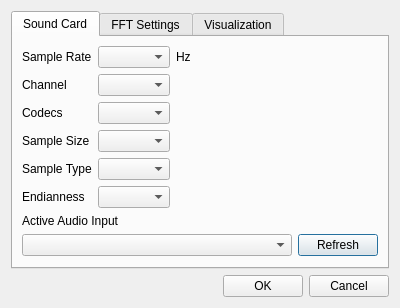
<?xml version="1.0" encoding="UTF-8"?>
<ui version="4.0">
 <class>DialogSettings</class>
 <widget class="QDialog" name="DialogSettings">
  <property name="geometry">
   <rect>
    <x>0</x>
    <y>0</y>
    <width>400</width>
    <height>302</height>
   </rect>
  </property>
  <property name="windowTitle">
   <string>Dialog</string>
  </property>
  <layout class="QVBoxLayout" name="verticalLayout_2">
   <item>
    <widget class="QTabWidget" name="tabWidget">
     <property name="currentIndex">
      <number>0</number>
     </property>
     <widget class="QWidget" name="tab">
      <property name="toolTip">
       <string>Sampling</string>
      </property>
      <attribute name="title">
       <string>Sound Card</string>
      </attribute>
      <layout class="QVBoxLayout" name="verticalLayout">
       <item>
        <layout class="QGridLayout" name="gridLayout">
         <item row="3" column="1">
          <widget class="QComboBox" name="cboSampleSize"/>
         </item>
         <item row="2" column="1">
          <widget class="QComboBox" name="cboCodecs"/>
         </item>
         <item row="0" column="3">
          <spacer name="horizontalSpacer_2">
           <property name="orientation">
            <enum>Qt::Horizontal</enum>
           </property>
           <property name="sizeHint" stdset="0">
            <size>
             <width>66</width>
             <height>20</height>
            </size>
           </property>
          </spacer>
         </item>
         <item row="0" column="1">
          <widget class="QComboBox" name="cboSampleRate"/>
         </item>
         <item row="0" column="2">
          <widget class="QLabel" name="label_4">
           <property name="text">
            <string>Hz</string>
           </property>
          </widget>
         </item>
         <item row="3" column="0">
          <widget class="QLabel" name="label_2">
           <property name="text">
            <string>Sample Size</string>
           </property>
          </widget>
         </item>
         <item row="1" column="0">
          <widget class="QLabel" name="label_11">
           <property name="text">
            <string>Channel</string>
           </property>
          </widget>
         </item>
         <item row="4" column="0">
          <widget class="QLabel" name="label_13">
           <property name="text">
            <string>Sample Type</string>
           </property>
          </widget>
         </item>
         <item row="2" column="0">
          <widget class="QLabel" name="label_12">
           <property name="text">
            <string>Codecs</string>
           </property>
          </widget>
         </item>
         <item row="1" column="1">
          <widget class="QComboBox" name="cboChannel"/>
         </item>
         <item row="0" column="0">
          <widget class="QLabel" name="label">
           <property name="text">
            <string>Sample Rate</string>
           </property>
          </widget>
         </item>
         <item row="4" column="1">
          <widget class="QComboBox" name="cboSampleType"/>
         </item>
         <item row="5" column="0">
          <widget class="QLabel" name="label_14">
           <property name="text">
            <string>Endianness</string>
           </property>
          </widget>
         </item>
         <item row="5" column="1">
          <widget class="QComboBox" name="cboEndianness"/>
         </item>
        </layout>
       </item>
       <item>
        <layout class="QGridLayout" name="gridLayout_3">
         <item row="0" column="0">
          <widget class="QLabel" name="label_7">
           <property name="text">
            <string>Active Audio Input</string>
           </property>
          </widget>
         </item>
         <item row="1" column="0">
          <widget class="QComboBox" name="cboActiveAudioInput">
           <property name="sizePolicy">
            <sizepolicy hsizetype="Expanding" vsizetype="Fixed">
             <horstretch>0</horstretch>
             <verstretch>0</verstretch>
            </sizepolicy>
           </property>
          </widget>
         </item>
         <item row="1" column="1">
          <widget class="QPushButton" name="btnRefresh">
           <property name="text">
            <string>Refresh</string>
           </property>
          </widget>
         </item>
        </layout>
       </item>
       <item>
        <spacer name="verticalSpacer">
         <property name="orientation">
          <enum>Qt::Vertical</enum>
         </property>
         <property name="sizeHint" stdset="0">
          <size>
           <width>20</width>
           <height>40</height>
          </size>
         </property>
        </spacer>
       </item>
      </layout>
     </widget>
     <widget class="QWidget" name="tab_2">
      <attribute name="title">
       <string>FFT Settings</string>
      </attribute>
      <layout class="QGridLayout" name="gridLayout_2">
       <item row="0" column="0">
        <widget class="QLabel" name="label_5">
         <property name="text">
          <string>FFT Sample Set</string>
         </property>
        </widget>
       </item>
       <item row="0" column="1">
        <widget class="QSpinBox" name="sbFFTSampleSet">
         <property name="minimum">
          <number>100</number>
         </property>
         <property name="maximum">
          <number>20000</number>
         </property>
         <property name="value">
          <number>1000</number>
         </property>
        </widget>
       </item>
       <item row="0" column="3">
        <spacer name="horizontalSpacer_3">
         <property name="orientation">
          <enum>Qt::Horizontal</enum>
         </property>
         <property name="sizeHint" stdset="0">
          <size>
           <width>113</width>
           <height>20</height>
          </size>
         </property>
        </spacer>
       </item>
       <item row="1" column="0">
        <widget class="QLabel" name="label_6">
         <property name="text">
          <string>Update Rate</string>
         </property>
        </widget>
       </item>
       <item row="1" column="1">
        <widget class="QSpinBox" name="sbUpdateRate">
         <property name="minimum">
          <number>1</number>
         </property>
         <property name="maximum">
          <number>10</number>
         </property>
        </widget>
       </item>
       <item row="1" column="2">
        <widget class="QLabel" name="label_8">
         <property name="text">
          <string>per sec</string>
         </property>
        </widget>
       </item>
       <item row="2" column="0">
        <spacer name="verticalSpacer_2">
         <property name="orientation">
          <enum>Qt::Vertical</enum>
         </property>
         <property name="sizeHint" stdset="0">
          <size>
           <width>20</width>
           <height>125</height>
          </size>
         </property>
        </spacer>
       </item>
      </layout>
     </widget>
     <widget class="QWidget" name="tab_3">
      <attribute name="title">
       <string>Visualization</string>
      </attribute>
      <layout class="QGridLayout" name="gridLayout_4">
       <item row="3" column="0">
        <spacer name="verticalSpacer_3">
         <property name="orientation">
          <enum>Qt::Vertical</enum>
         </property>
         <property name="sizeHint" stdset="0">
          <size>
           <width>20</width>
           <height>125</height>
          </size>
         </property>
        </spacer>
       </item>
       <item row="0" column="3">
        <spacer name="horizontalSpacer_4">
         <property name="orientation">
          <enum>Qt::Horizontal</enum>
         </property>
         <property name="sizeHint" stdset="0">
          <size>
           <width>115</width>
           <height>20</height>
          </size>
         </property>
        </spacer>
       </item>
       <item row="1" column="0">
        <widget class="QLabel" name="label_9">
         <property name="text">
          <string>New Row Excess Height</string>
         </property>
        </widget>
       </item>
       <item row="1" column="1">
        <widget class="QSpinBox" name="sbNewRowExcessHeight">
         <property name="minimum">
          <number>1</number>
         </property>
         <property name="maximum">
          <number>20</number>
         </property>
        </widget>
       </item>
       <item row="0" column="0">
        <widget class="QLabel" name="label_3">
         <property name="text">
          <string>History Row Height</string>
         </property>
        </widget>
       </item>
       <item row="0" column="1">
        <widget class="QSpinBox" name="cbHistoryRowHeight">
         <property name="minimumSize">
          <size>
           <width>50</width>
           <height>0</height>
          </size>
         </property>
         <property name="minimum">
          <number>1</number>
         </property>
         <property name="maximum">
          <number>5</number>
         </property>
        </widget>
       </item>
       <item row="2" column="0">
        <widget class="QLabel" name="label_10">
         <property name="text">
          <string>Freq. Amplitude mixing</string>
         </property>
        </widget>
       </item>
       <item row="2" column="1" colspan="2">
        <widget class="QComboBox" name="cboFrequencyAmplitudeMixing">
         <item>
          <property name="text">
           <string>Averaging</string>
          </property>
         </item>
         <item>
          <property name="text">
           <string>Least Square Averaging</string>
          </property>
         </item>
         <item>
          <property name="text">
           <string>Max</string>
          </property>
         </item>
        </widget>
       </item>
       <item row="1" column="2">
        <widget class="QLabel" name="label_15">
         <property name="text">
          <string>Pixels</string>
         </property>
        </widget>
       </item>
       <item row="0" column="2">
        <widget class="QLabel" name="label_16">
         <property name="text">
          <string>Pixels</string>
         </property>
        </widget>
       </item>
      </layout>
     </widget>
    </widget>
   </item>
   <item>
    <layout class="QHBoxLayout" name="horizontalLayout_2">
     <item>
      <spacer name="horizontalSpacer">
       <property name="orientation">
        <enum>Qt::Horizontal</enum>
       </property>
       <property name="sizeHint" stdset="0">
        <size>
         <width>40</width>
         <height>20</height>
        </size>
       </property>
      </spacer>
     </item>
     <item>
      <widget class="QPushButton" name="btnOK">
       <property name="text">
        <string>OK</string>
       </property>
      </widget>
     </item>
     <item>
      <widget class="QPushButton" name="btnCancel">
       <property name="text">
        <string>Cancel</string>
       </property>
      </widget>
     </item>
    </layout>
   </item>
  </layout>
 </widget>
 <resources/>
 <connections/>
</ui>
